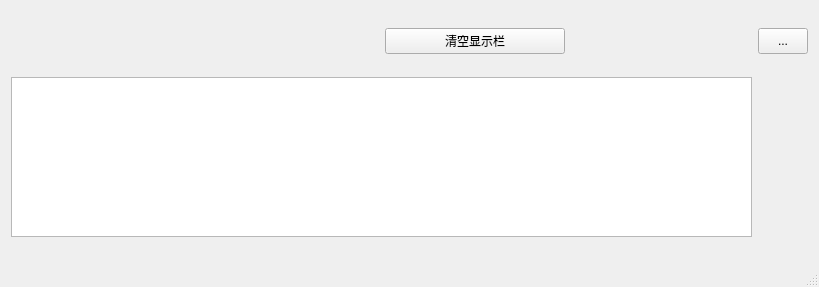
<?xml version="1.0" encoding="UTF-8"?>
<ui version="4.0">
 <class>redefine</class>
 <widget class="QMainWindow" name="redefine">
  <property name="geometry">
   <rect>
    <x>0</x>
    <y>0</y>
    <width>819</width>
    <height>287</height>
   </rect>
  </property>
  <property name="windowTitle">
   <string>redefine</string>
  </property>
  <widget class="QWidget" name="centralWidget">
   <layout class="QGridLayout" name="gridLayout">
    <item row="0" column="2">
     <widget class="QPushButton" name="pushButton_Clear">
      <property name="text">
       <string>清空显示栏</string>
      </property>
     </widget>
    </item>
    <item row="0" column="4">
     <widget class="QToolButton" name="closeBtn">
      <property name="maximumSize">
       <size>
        <width>50</width>
        <height>50</height>
       </size>
      </property>
      <property name="text">
       <string>...</string>
      </property>
     </widget>
    </item>
    <item row="1" column="0" colspan="4">
     <widget class="QTextEdit" name="textEdit">
      <property name="maximumSize">
       <size>
        <width>16777215</width>
        <height>160</height>
       </size>
      </property>
     </widget>
    </item>
   </layout>
  </widget>
  <widget class="QMenuBar" name="menuBar">
   <property name="geometry">
    <rect>
     <x>0</x>
     <y>0</y>
     <width>819</width>
     <height>23</height>
    </rect>
   </property>
  </widget>
  <widget class="QStatusBar" name="statusBar"/>
 </widget>
 <layoutdefault spacing="6" margin="11"/>
 <resources/>
 <connections/>
</ui>
